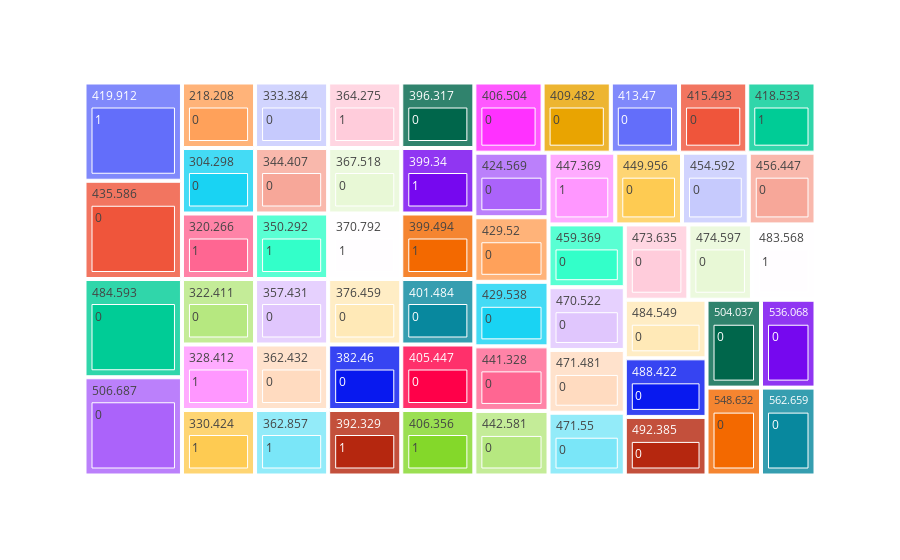

Notebook source saved alongside this figure:
### Code cell
import numpy as np
import pandas as pd
import matplotlib.pyplot as plt
import pylab as pl
import plotly.express as px

from sklearn import *
from sklearn.model_selection import *
from sklearn.decomposition import PCA
from sklearn.ensemble import ExtraTreesClassifier,ExtraTreesRegressor
from sklearn.metrics import *


dataset = pd.read_csv('AID362 dataset.csv')
# get first row using head() function

#dataset has last column as "Outcome" which is a boolean for whether the connection is Bound (active) or Unbound(inactive)
def isActive(i):
    if i == 'Inactive':
        return 0
    else:
        return 1

# the label for the data is the "Outcome" column which applies the definition created previously
dataset['label'] = dataset['Outcome'].apply(isActive)

# dataset manipulation 

# .iloc :: integer location from - 0 to length-1 of axis. 
# [4000, :] is from 4000 to end of numbers in dataset along x-axis as well as y-axis. 

# .drop removes labels from rows and columns of dataset. 
# axis can be either 'columns' or 1. chose string for clarity.
X = dataset.drop(['Outcome','label'],axis='columns')
X_values = X.iloc[:4000,:].values
y = dataset[['label']]
y_values = y.iloc[:4000,:].values

print("Shape of x-axis of dataset")
print(X.shape)
print("Shape of y-axis of dataset")
print(y.shape)
print('---------------------------------------------------------')

# for loop to iterate through the dataset and build the model on each tuple within the dataset
# numpy.arrange (np.arrange) returns evenly spaced values within a given interval
# the three parameters are (start, stop, step)
for i in np.arange(0,1,1):
    X_train, X_test, y_train, y_test = train_test_split(X_values, y_values, test_size=0.16,random_state=7,shuffle=True,stratify=None)

    #ExtraTreesClassifier class implements a meta estimator that fits a number of randomized decision trees (a.k.a. extra-trees)
    # on various sub-samples of the dataset and uses averaging to improve the predictive accuracy and control over-fitting
    dasModel = ExtraTreesClassifier(n_estimators=23,criterion="gini",max_features="auto",random_state=131)

    #build a forest of trees from the training set.
    dasModel.fit(X_train, y_train.ravel())

    prediction = dasModel.predict(X_test)

    accuracy_score(y_pred=prediction, y_true=y_test)

    print("Lets visualize the dataset first")
    print('0 = Unbound\n1 = Bound')
    print("Larger numbers = Molecular Weight")

    fig1 = px.treemap(dataset, path=['MW', 'BBB'],
                      values='label',
                      color_continuous_scale=["orange", "red","green", "blue","purple"])
    fig1.show()


    print("Model Accuracy: {0} "
          .format(accuracy_score(y_pred=prediction, y_true=y_test)))
    
    print("Model Precision: {0} "
          .format(precision_score(y_pred=prediction, y_true=y_test)))
   
    #print the model recall which is the fraction of relevant instances that were retrieved. fraction
    # of relevant instances among the retrieved instances
    
    print("Model Recall (sensitivity): {0} "
          .format(recall_score(y_pred=prediction, y_true=y_test)))
    #print the calculation of precision and recall of the test.  where the precision is the number of 
    # true positive results divided by the number of all positive results, including those not identified 
    # correctly, and the recall is the number of true positive results divided by the number of all samples 
    # that should have been identified as positive
    
    print("Model F1 (test accuracy): {0} "
          .format(f1_score(y_pred=prediction, y_true=y_test)))


    #PCA: Linear dimensionality reduction using Singular Value Decomposition of the data to 
    #project it to a lower dimensional space. The input data is centered but not scaled
    #for each feature before applying the SVD.
    DaPCA = PCA(n_components=2).fit(X_train)
    DaPCA_2d = DaPCA.transform(X_train)

    # for loop to create the scatterplot datapoints
    for i in range(0, DaPCA_2d.shape[0]):
        if y_train[i] == 0:
            c1 = pl.scatter(DaPCA_2d[i, 0], DaPCA_2d[i, 1], color='red', edgecolors='y', marker='o',
                            linewidths=1)

        elif y_train[i] == 1:
            c2 = pl.scatter(DaPCA_2d[i, 0], DaPCA_2d[i, 1], color='blue', edgecolors='y', marker='o',
                            linewidths=1)
    

    pl.legend([c1, c2], ['Unbound (inactive)', 'Bound(active)'])
    plt.title('Ligand Binds Bound or Unbound')
    
    

    
    derRegressionPrediction = ExtraTreesRegressor(criterion="squared_error",max_features="auto",
                                                     n_jobs=-1,n_estimators=1)
    

    # used .ravel() for y_train since ExtraTreesRegressor expects a shape of (n,) and gives the warning:
    #   "DataConversionWarning: A column-vector y was passed when a 1d array was expected. 
    #   Please change the shape of y to (n_samples,), for example using ravel()."
    # was given. This flattens the array that has been passed. (Stack Overflow is wonderful lol)
    derRegressionPrediction.fit(X_train,y_train.ravel())

    predict_regress = derRegressionPrediction.predict(X_test)

    

    print('\033[1m' + "ACCURACY: "+ '\033[0m', r2_score(y_test,predict_regress) )
    print("Confusion Matrix: \n",confusion_matrix(y_test,predict_regress))
   


    while True:
        prediction = derRegressionPrediction.predict(X.values[:1])
        arrayPrediction = np.array(prediction)
        makeListPrediction = arrayPrediction.tolist()

        if makeListPrediction == [0]:
            print('\033[1m' + "PREDICTION: INACTIVE" + '\033[0m')
            break
        elif makeListPrediction == [1]:
            print('\033[1m' + 'PREDICTION: ACTIVE' + '\033[0m')
            break

### Figure 1 — Plotly figure (JSON) as saved in the notebook; plotly's stock layout.template omitted (floating-point values rounded to 4 significant figures; data arrays with more than 128 entries replaced by an {"elided": "..."} marker saying what was removed)
{"data": [{"branchvalues": "total", "domain": {"x": [0, 1], "y": [0, 1]}, "hovertemplate": "labels=%{label}<br>label=%{value}<br>parent=%{parent}<br>id=%{id}<extra></extra>", "ids": {"elided": "5848 str values"}, "labels": {"elided": "5848 str values"}, "name": "", "parents": {"elided": "5848 str values"}, "type": "treemap", "values": {"elided": "5848 int values"}}], "layout": {"legend": {"tracegroupgap": 0}, "margin": {"t": 60}}}
